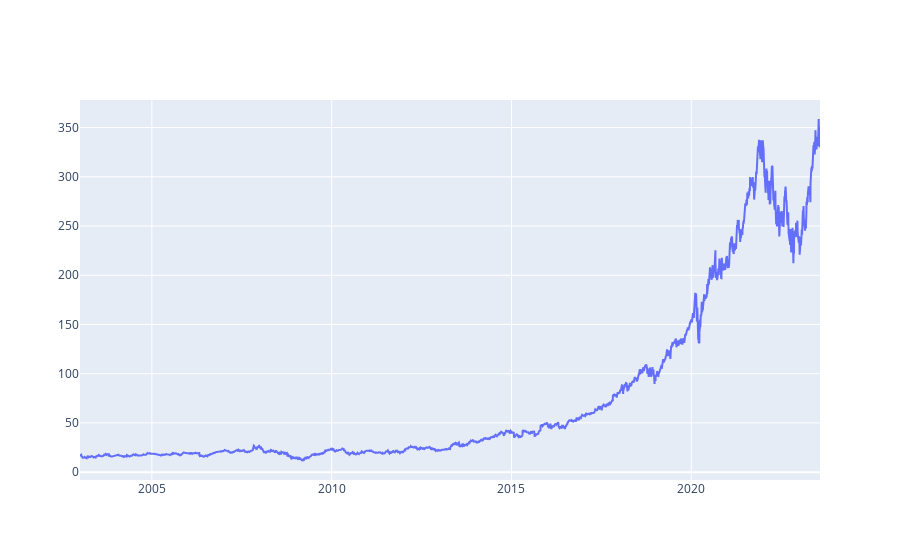

Notebook code cell kept with this figure:
### Code cell
fig = go.Figure(data=go.Scatter(x=df.index,y=df['Close'], mode='lines'))
fig.show()

### Figure 1 — Plotly figure (JSON) as saved in the notebook; plotly's stock layout.template omitted (floating-point values rounded to 4 significant figures; data arrays with more than 128 entries replaced by an {"elided": "..."} marker saying what was removed)
{"data": [{"mode": "lines", "type": "scatter", "x": {"elided": "5179 str values"}, "y": {"elided": "5179 float values"}}], "layout": {}}
